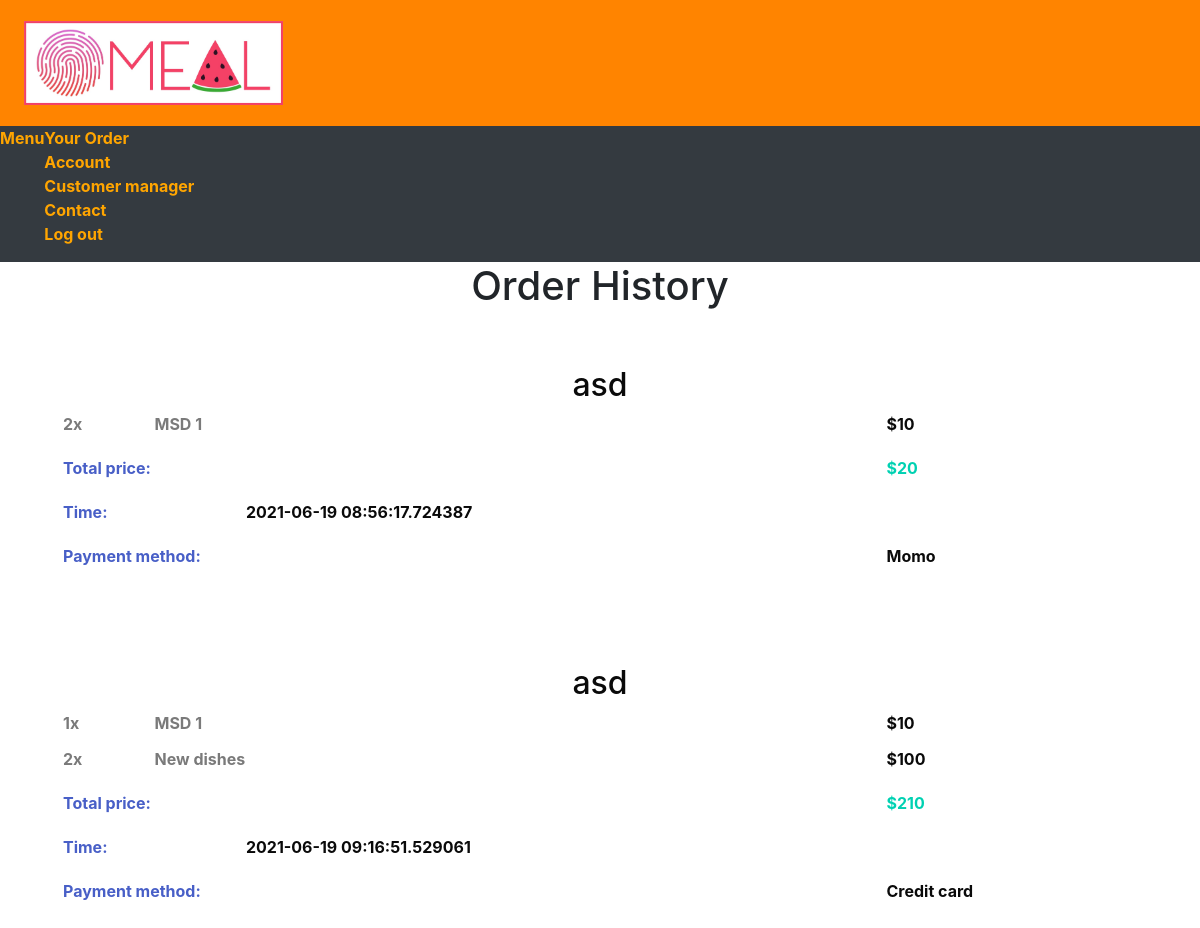
The app's page /order_manager (signed in), older data.
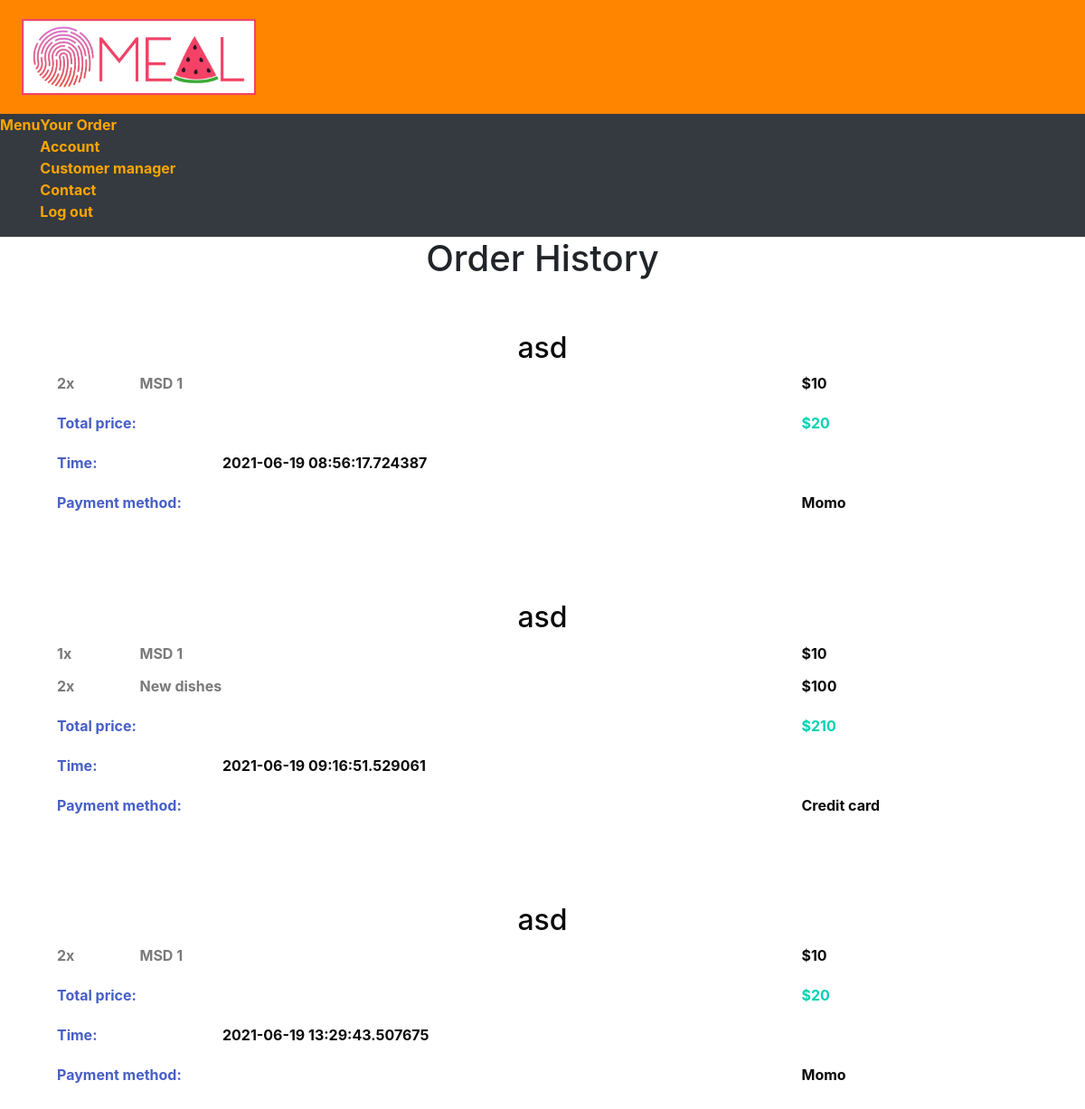
The same page, newer data.
### main.py (models this page shows)
class User(UserMixin, db.Model):
    id = db.Column(db.Integer, primary_key=True)
    email = db.Column(db.String(100), nullable=False, unique=True)
    name = db.Column(db.String(100), nullable=False)
    password = db.Column(db.String(100), nullable=False)
    number_of_order = db.Column(db.Integer, default=0)
    total_price = db.Column(db.Integer, default=0)
    prepare_status = db.Column(db.Integer, default=0)

class OrderHistory(db.Model):
    id = db.Column(db.Integer, primary_key=True)
    customer_id = db.Column(db.Integer, nullable=False)
    order_id = db.Column(db.Integer, nullable=False)
    name = db.Column(db.String(200), nullable=False)
    price = db.Column(db.Integer, nullable=False)
    total_price = db.Column(db.Integer)
    date_created = db.Column(db.DateTime, default=datetime.utcnow)
    payment_method = db.Column(db.String(50), nullable=False)

### main.py (the view)
@main.route('/order_manager')
@login_required
def order_manager():
    orders_orders = OrderHistory.query.order_by(OrderHistory.date_created).all()
    order_histories = []
    if len(orders_orders) > 0:
        for order_meal_index in range(orders_orders[-1].order_id + 1):
            orders = []
            order_meal = [x for x in orders_orders if x.order_id == order_meal_index]
            for order in order_meal:
                flag = False
                for index_i in range(len(orders)):
                    if orders[index_i][0] == order.name:
                        orders[index_i][1] += 1
                        flag = True
                if not flag:
                    orders.append([order.name, 1, order.price, order.total_price, order.date_created,
                                   User.query.filter_by(id=order.customer_id).first().name, order.payment_method])
            order_histories.append(orders)
    return render_template('order_manager.html', order_histories=order_histories)

### main.py (called while the page is built)
@login_manager.user_loader
def load_user(user_id):
    return User.query.get(int(user_id))

### templates/order_manager.html (shortened to what this page needs)
{% extends "base.html" %}
{% block body %}
<h1 class="has-text-centered">
    Order History
</h1>
<section class="section has-text-weight-bold has-text-grey">
  {% for order_history in order_histories %}
    <h4 class="has-text-centered has-text-black is-size-3">
      {{ order_history[0][5] }}
    </h4>
    {% for order in order_history %}
    <div class="container">
        <div class=" columns is-mobile">
            <div class="column is-1">{{ order[1] }}x</div>
            <div class="column is-8">{{ order[0] }}</div>
            <div class="column is-3 has-text-black">${{ order[2] }}</div>
        </div>
    </div>
    {% endfor %}
    <div class="container mt-2">
      <div class=" columns is-mobile">
          <div class="column is-6 has-text-link">Total price: </div>
          <div class="column is-3"></div>
          <div class="column is-3 has-text-primary">${{ order_history[0][3] }}</div>
      </div>
  </div>
  <div class="container mt-2">
    <div class=" columns is-mobile">
        <div class="column is-1 has-text-link">Time: </div>
        <div class="column is-1"></div>
        <div class="column is-10 has-text-black ">{{ order_history[0][4] }}</div>
    </div>
</div>
<div class="container mt-2">
  <div class=" columns is-mobile">
      <div class="column is-6 has-text-link">Payment method: </div>
      <div class="column is-3"></div>
      <div class="column is-3 has-text-black">{{ order_history[0][6] }}</div>
  </div>
</div>
    <br>
    <br>
    <br>
    <br>
  {% endfor %}
</section>
{% endblock %}

### templates/base.html (shortened to what this page needs)
<!DOCTYPE html>
<html lang="en">
<head>
    <link rel="stylesheet" href="https://cdnjs.cloudflare.com/ajax/libs/bulma/0.7.2/css/bulma.min.css" />
    <link rel= "stylesheet" type= "text/css" href= "{{ url_for('static',filename='styles/style_nav.css') }}">
    <link rel="stylesheet" href="https://pro.fontawesome.com/releases/v5.10.0/css/all.css"/>
    <link
      rel="stylesheet"
      href="https://stackpath.bootstrapcdn.com/bootstrap/4.4.1/css/bootstrap.min.css"
    />
    <link
      rel="stylesheet"
      href="https://stackpath.bootstrapcdn.com/font-awesome/4.7.0/css/font-awesome.min.css"
    />
</head>
{% if request.url_rule.endpoint != "confirm_order" and request.url_rule.endpoint != "order_status" %}
<body>
  <div class = "block " >
    <div class = "navbar nav-color " role="navigation" aria-label="main navigation" >
        <div class = "navbar-brand">
            <a href = "{{ url_for('menu_option') }}" class = "nav-item">
                <img src="../static/img/app_logo.jpg" alt = "site-logo" style = "max-height: 100px" class = "py-2 px-2">
            </a>
        </div>
</div>
      <nav class = "navbar-right navbar-expand-lg navbar-dark bg-dark nav-margin">
        <div class = "collapse navbar-collapse" id = "navbar">
            <div class = "navbar-nav">
                {% if current_user.id == 1 %}
                <a style="color:orange;" class = "nav-item" href = "{{ url_for('manager') }}"><b>Menu</b></a>
                {% else %}
                <a style="color:orange;" class = "nav-item" href = "{{ url_for('view_menu') }}"><b>Menu</b></a>
                {% endif %}
                <ul >
                    <li>
                        <a style="color:orange;" class = "nav-item" href="{{ url_for('order_history') }}"><b>Your Order</b></a>
                    </li>
                    <li>
                        <a style="color:orange;" class = "nav-item" href = "{{ url_for('view_account') }}"><b>Account</b></a>
                    </li>
                    {% if current_user.id == 1 %}
                    <li>
                        <a style="color:orange;" class = "nav-item" href="{{ url_for('customer_manager') }}"><b>Customer manager</b></a>
                    </li>
                    {% endif %}
                    <li>
                        <a style="color:orange;" class = "nav-item" href = "{{ url_for('contact_us') }}"><b>Contact</b></a>
                    </li>
                    <li>
                        <a style="color:orange;" class = "nav-item" href="{{ url_for('logout') }}" ><b>Log out</b></a>
                    </li>
                </ul>
            </div>
        </div>
    </nav>
    </div>
{% endif %}
    {% block body %}{% endblock %}
</body>
</html>

### static/styles/style_nav.css (style rules this page uses)
.nav-color { background-color: rgb(255, 132, 0); }
.nav-margin { margin-bottom:-1.5em }

Row changes from the older to the newer data that the page shows:
added OrderHistory: name "MSD 1", date_created "2021-06-19 13:29:43.507675", payment_method "Momo"
Text that changed along with them:
new list line: "asd"
new list line: "2 x $ 10 Total price: $ 20 Time: Payment method:"
